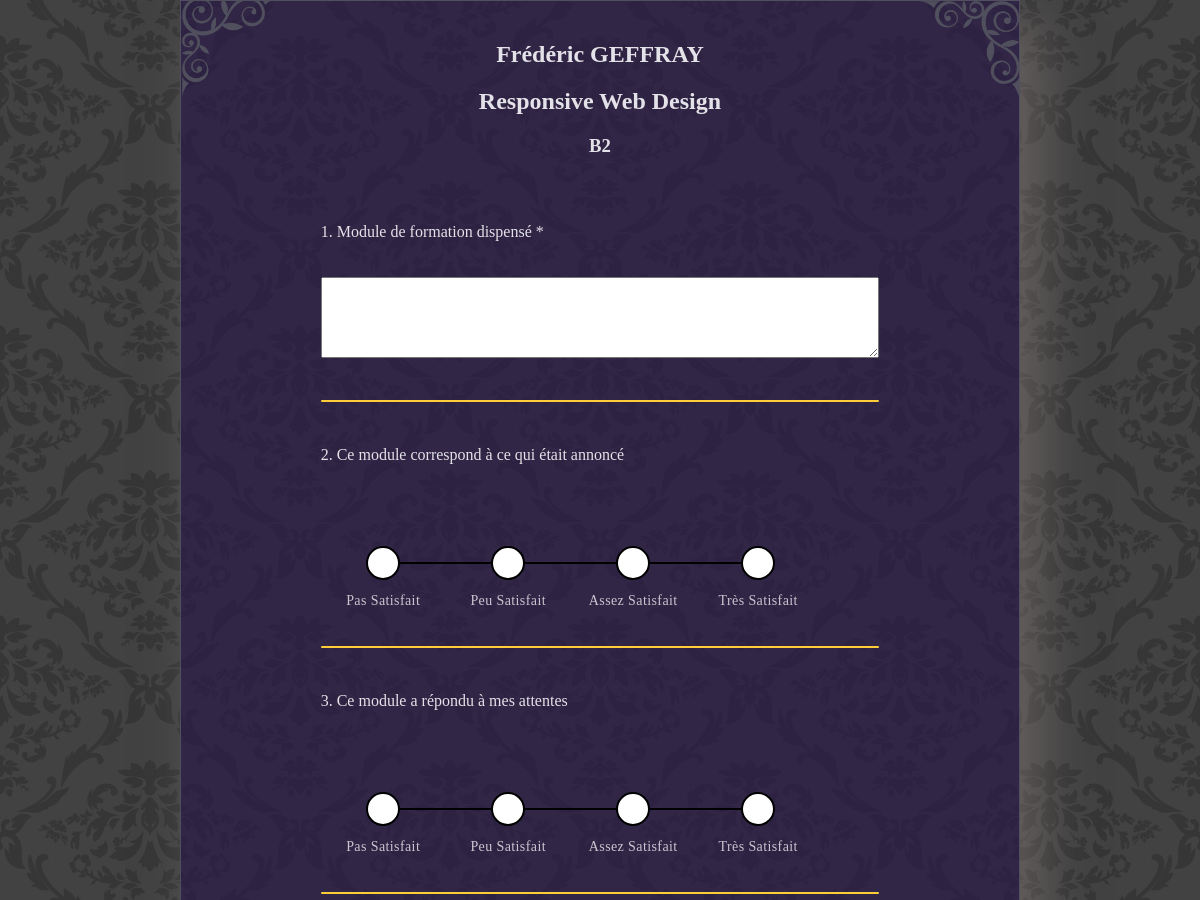
Before: /epsi/B2/2/ (upper part) with the older database file.
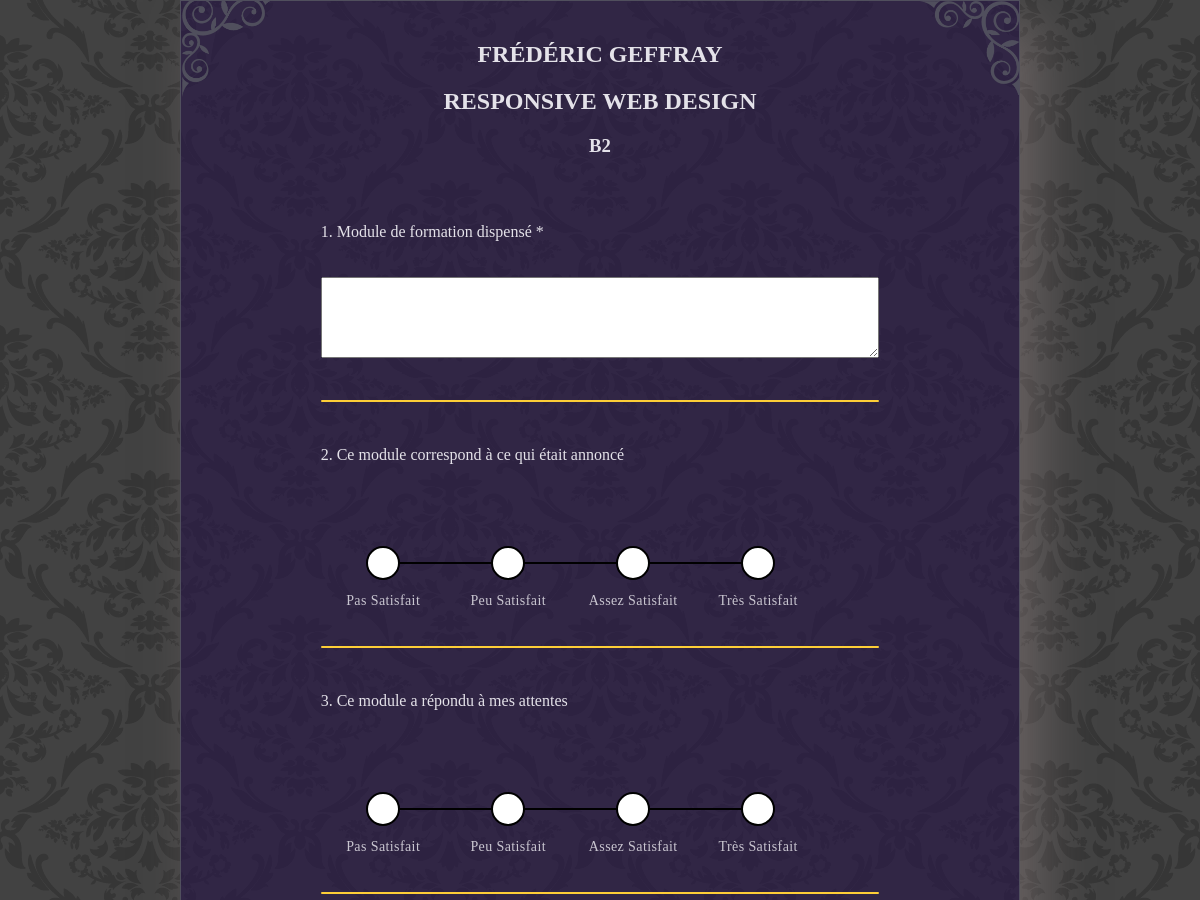
After: the same page with the newer database file.
### epsi/models.py (models this page shows, shortened)
class Professeur(models.Model):
    coursChoices = (
        ('B1','B1'),
        ('B2', 'B2'),
        ('B3', 'B3'),
        ('I1', 'I1'),
        ('I2', 'I2'),
    )
    idx = models.AutoField(primary_key=True,default='0')
    professeur = models.CharField(max_length=30)
    grade = models.CharField(max_length=10, choices=coursChoices)
    grade_code = models.IntegerField(null=True)
    cours_donne = models.CharField(max_length=30)
    class Meta:
        verbose_name_plural = "Professeur"

class Question(models.Model):
    idx = models.AutoField(primary_key=True)
    question = models.CharField(max_length=100)
    class Meta:
        verbose_name_plural = "Question"
    def __str__(self):
        return self.question

### epsi/views.py (the view)
# urls.py: path('<grade>/<int:idx>/', views.survey, name='survey'),
def survey(request, grade, idx):
    professeur = Professeur.objects.filter(grade = grade).filter(idx = idx)
    question = Question.objects.all()
    context = {'professeur': professeur,
               'question' : question}
    return render(request, "survey/survey.html", context)

### epsi/templates/survey/survey.html (shortened to what this page needs)
{% extends 'base.html' %}
{% load static%}
{% block content %}
    <section class="survey">
        <div class="information">
            {% for result in professeur %}
            <h1>{{result.professeur}}</h1>
            <h2>{{result.cours_donne}}</h2>
            <h3>{{result.grade}}</h3>
            {% endfor%}
            <div class="frame frame_left_top"></div>
            <div class="frame frame_right_top"></div>
        </div>
    <form action = "/epsi/{{professeur.0.grade}}/{{professeur.0.idx}}/success/" method="post">
        <div class="survey_content">
            <div class="textarea">
                <div class="question question_textarea">
                    <p>    {{question.0}} </p>
                </div>
                <div class="answer answer_textarea">
                    <textarea name="content1" id="content1" cols="40" rows="5" class="textarea_content"></textarea>
                </div>
            </div>
            <div>
                <hr class="separator">
            </div>
            <div class="qcm">
                <div class="question question_qcm">
                    <p>    {{question.1}}</p>
                </div>
                <div class="answer answer_qcm">
                    <div class="debt-amount-slider">
                        <label for="question2_5" data-debt-amount="Pas Satisfait"></label>
                        <label for="question2_6" data-debt-amount="Peu Satisfait"></label>
                        <label for="question2_7" data-debt-amount="Assez Satisfait"></label>
                        <label for="question2_8" data-debt-amount="Très Satisfait"></label>
                    </div>
                </div>
            </div>
            <div>
                <hr class="separator">
            </div>
            <div class="qcm">
                <div class="question question_qcm">
                    <p>    {{question.2}}</p>
                </div>
                <div class="answer answer_qcm">
                    <div class="debt-amount-slider">
                        <label for="question3_5" data-debt-amount="Pas Satisfait"></label>
                        <label for="question3_6" data-debt-amount="Peu Satisfait"></label>
                        <label for="question3_7" data-debt-amount="Assez Satisfait"></label>
                        <label for="question3_8" data-debt-amount="Très Satisfait"></label>
                    </div>
                </div>
            </div>
            <div>
                <hr class="separator">
            </div>
        </div>
    </form>
    </section>
{%endblock %}

### epsi/templates/base.html (shortened to what this page needs)
{% load static %}
<!DOCTYPE html>
<html lang="en">
<head>
    <link rel="stylesheet" href="{% static 'style.css' %}">
</head>
<body>
{% block content %}
{% endblock %}
</body>
</html>

### static/style.css (style rules this page uses)
:root { --color-red: #d83f87; --color-light-black: #2a1b3d; --color-purple: #44318d; --color-light-purple: #e98074; --color-dark-green: #a4b3b6; --color-skyblue: #e4f1f9; --color-gray: #e4e2e9; --color-black: #222629; --color-white: white; --color-epsi-main: 39, 21, 73; --color-epsi-second: 253, 206, 55; --color-shadow: 143, 129, 129; }
* { box-sizing:border-box; }
html, body { margin: 0; padding: 0; background-image: url("pattern1.png"); }
.survey { position: relative; text-align: center; width: 70%; margin: auto; background: rgba(var(--color-epsi-main), 0.6); border-radius: var(--border-radius); padding: 20px; border: 0.5px solid #504f5d; box-shadow: 20px 20px 50px rgba(var(--color-shadow), 0.5); }
.survey_content { display: flex; flex-wrap: wrap; flex-direction: column; text-align: left; padding: 0 15%; margin-bottom: 30px; }
.question, .answer { margin: 20px 0; color: var(--color-gray); }
.textarea, .qcm { display: flex; flex-direction:column; flex-wrap: wrap; justify-content: space-between; height:100%; margin-bottom: 10px; }
.answer_textarea { width: 100%; margin: auto; }
.textarea_content { color: var(--color-black); width: 100%; margin-bottom: 20px; }
.frame { position: absolute; background-image: url("frame_corner.png"); background-position: center; background-repeat: no-repeat; background-size: cover; }
.frame_left_top { top: -0.1%; left: -0.6%; width: 100px; height: 100px; }
.frame_right_top { top: -0.14%; right: -0.1%; width: 100px; height: 100px; transform: rotate(90deg); }
.information { color: var(--color-gray); margin-bottom: 30px; }
.answer_qcm { width: 90%; max-width: 500px; }
.answer_qcm .debt-amount-slider { display: flex; flex-direction: row; align-content: stretch; position: relative; width: 100%; height: 50px; -webkit-user-select: none; -moz-user-select: none; -ms-user-select: none; user-select: none; margin-bottom: 20px; }
.answer_qcm .debt-amount-slider::before { content: " "; position: absolute; height: 2px; width: 100%; width: calc(100% * (4 / 5)); top: 50%; left: 50%; transform: translate(-50%, -50%); background: #000; }
.answer_qcm .debt-amount-slider input, .answer_qcm .debt-amount-slider label { box-sizing: border-box; flex: 1; -webkit-user-select: none; -moz-user-select: none; -ms-user-select: none; user-select: none; cursor: pointer; }
.answer_qcm .debt-amount-slider label { display: inline-block; position: relative; width: 20%; height: 100%; -webkit-user-select: none; -moz-user-select: none; -ms-user-select: none; user-select: none; }
.answer_qcm .debt-amount-slider label::before { content: attr(data-debt-amount); position: absolute; left: 50%; padding-top: 10px; transform: translate(-50%, 45px); font-size: 14px; letter-spacing: 0.4px; font-weight: 400; white-space: nowrap; opacity: 0.85; transition: all 0.15s ease-in-out; }
.answer_qcm .debt-amount-slider label::after { content: " "; position: absolute; left: 50%; top: 50%; transform: translate(-50%, -50%); width: 30px; height: 30px; border: 2px solid #000; background: #fff; border-radius: 50%; pointer-events: none; -webkit-user-select: none; -moz-user-select: none; -ms-user-select: none; user-select: none; z-index: 1; cursor: pointer; transition: all 0.15s ease-in-out; }
.answer_qcm::before { display: inline-block; width: 0; opacity: 0; content: ""; font-family: "Font Awesome 5 Pro"; font-weight: 900; margin-right: 0; transform: rotate(0deg); }
.separator { border: 1px dashed rgba(253, 206, 55); background-color: rgba(253, 206, 55); border-radius: 5px; }

Changed rows visible on the page:
changed Professeur: professeur "Frédéric GEFFRAY" → "FRÉDÉRIC GEFFRAY"; cours_donne "Responsive Web Design" → "RESPONSIVE WEB DESIGN"
